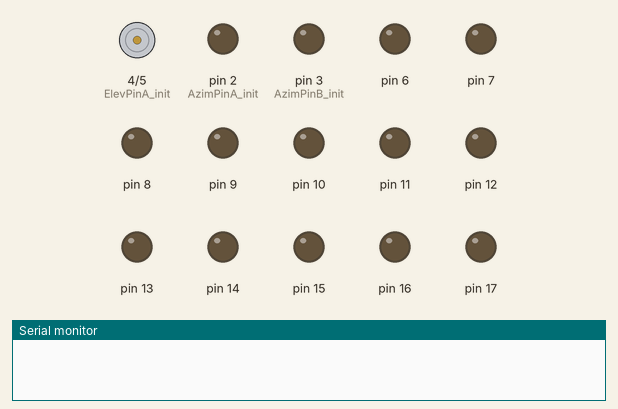
Recording of a sketch running on a simulated Arduino Mega 2560, built with avr-gcc and run on an emulated ATmega2560. Parts: motor-driver pin pairs drawn as motors (green arrow = first pin HIGH = forward, orange = second pin HIGH = backward, longer = more drive), output pins drawn as LEDs (lit = HIGH), the last lines printed to the serial monitor. At 2.0 s the program stops and its outputs stay as they are.

Above: at 1.1 s.
At 2.1 s:
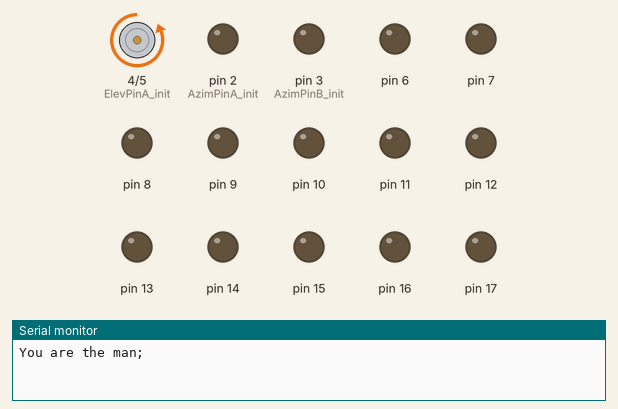
Timing chart, 0 to 3.5 s (numbered marks = the images above):
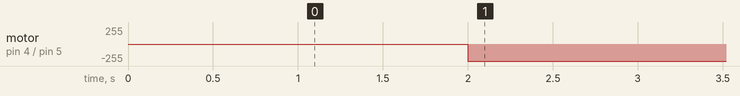

The sketch:

sc_cnt_multi_v03.ino
```cpp
/*
 Scanner Control
 Date: 04/20/2014

 This toggles the motors using the motors.
 Based on Arduino Mega 2560

 Controls 12 motor

  Pin orderfor a given motor is
  Left, right, Up, Down
 */

#define DEBUGFLAG 0


// Both azimuth and elevation motors can be in two states
// For Azimuth (OFF, LEFT, RIGHT) corresponds to (OFF, TURNA, TURNB)
// For Elevation (OFF, UP, DOWN)  corresponsd to (OFF, TURNA, TURNB)
enum MotorState {OFF, TURNA, TURNB};

//

//# of motors in row and column
const int nRowMotor = 3;
const int nColMotor = 3;


MotorState AzimStateArr [nRowMotor][nColMotor] = {OFF};
MotorState ElevStateArr [nRowMotor][nColMotor] = {OFF};

// pin Assignment for motor 1 at (row, col) = (1,1)
const int AzimPinA_init=2;
const int AzimPinB_init=3;
const int ElevPinA_init=4;
const int ElevPinB_init=5;


//AzimPinA
int AzimPin_A_List[nRowMotor][nColMotor]={AzimPinA_init};
int AzimPin_B_List[nRowMotor][nColMotor]={AzimPinB_init};
int ElevPin_A_List[nRowMotor][nColMotor]={ElevPinA_init};
int ElevPin_B_List[nRowMotor][nColMotor]={ElevPinB_init};


void setup() {
  // initialize serial communication:
  Serial.begin(9600);
  delay(1000);
  //initialize the motor pin values

    // initialize the motor pins
  for (int RowIndex= 0; RowIndex <nRowMotor ; RowIndex++)
  for (int ColIndex= 0; ColIndex <nColMotor ; ColIndex++)
  {
    int PinOffsetTemp=  ((RowIndex*nRowMotor)+ColIndex)*4;
    AzimPin_A_List[RowIndex][ColIndex]=AzimPinA_init+PinOffsetTemp;
    AzimPin_B_List[RowIndex][ColIndex]=AzimPinB_init+PinOffsetTemp;
    ElevPin_A_List[RowIndex][ColIndex]=ElevPinA_init+PinOffsetTemp;
    ElevPin_B_List[RowIndex][ColIndex]=ElevPinB_init+PinOffsetTemp;


   #if DEBUGFLAG
    Serial.print("Row:");
    Serial.print(RowIndex+1);
    Serial.print("  Col:");
    Serial.print(ColIndex+1);
    Serial.print("\t---: ");

    Serial.print(AzimPin_A_List[RowIndex][ColIndex]);
    Serial.print('\t');
        Serial.print(AzimPin_B_List[RowIndex][ColIndex]);
    Serial.print('\t');
        Serial.print(ElevPin_A_List[RowIndex][ColIndex]);
    Serial.print('\t');
        Serial.print(ElevPin_B_List[RowIndex][ColIndex]);
    Serial.println('\t');
   #endif

  }

  // initialize the motor pins as OUTPUT:
  for (int RowIndex= 0; RowIndex <nRowMotor ; RowIndex++)
  for (int ColIndex= 0; ColIndex <nColMotor ; ColIndex++)
  {
    pinMode(AzimPin_A_List[RowIndex][ColIndex], OUTPUT);
     pinMode(AzimPin_B_List[RowIndex][ColIndex], OUTPUT);
      pinMode(ElevPin_A_List[RowIndex][ColIndex], OUTPUT);
       pinMode(ElevPin_B_List[RowIndex][ColIndex], OUTPUT);
  }


}


void loop() {

  delay(1000);
  Serial.println("You are the man;");


    ElevStateArr[0][0]= TURNB;
    RefreshMotorAzim_ij(0, 0);
    RefreshMotorElev_ij(0, 0);

  while (1);
  /*

  // read the sensor:
  if (Serial.available() > 0) {
    int inByte = Serial.read();
    // do something different depending on the character received.
    // The switch statement expects single number values for each case;
    // in this exmaple, though, you're using single quotes to tell
    // the controller to get the ASCII value for the character.  For
    // example 'a' = 97, 'b' = 98, and so forth:

    switch (inByte) {
    case 'a':
      //toggle left motor
      LeftMotorState=!LeftMotorState;

      //make sure you do not excite the Right at the same time
      // if the left motor is on.
      // Running this first to avoid excitement of two motors at the same time.
      update_motor_pair(LeftMotorState, &RightMotorState,RightMotorPin);
      digitalWrite(LeftMotorPin, LeftMotorState);

      print_state();
      break;
    case 's':
      //toggle right motor
      RightMotorState=!RightMotorState;
      //make sure you do not excite the left motor at the same time
      // if the right motor is on
      // Running this first to avoid excitement of two motors at the same time.
      update_motor_pair(RightMotorState, &LeftMotorState,LeftMotorPin);
      digitalWrite(RightMotorPin, RightMotorState);

      print_state();
      break;
    case 'w':
      //toggle up motor
      UpMotorState=!UpMotorState;
      //make sure you do not excite the down motor at the same time
      // if the up motor is on
      // Running this first to avoid excitement of two motors at the same time.
      update_motor_pair(UpMotorState, &DownMotorState,DownMotorPin);
      digitalWrite(UpMotorPin, UpMotorState);

      print_state();
      break;
    case 'z':
      //toggle down motor
      DownMotorState=!DownMotorState;
      //make sure you do not excite the up motor at the same time
      // if the down motor is on
      // Running this first to avoid excitement of two motors at the same time.
      update_motor_pair(DownMotorState, &UpMotorState,UpMotorPin);
      digitalWrite(DownMotorPin, DownMotorState);


      print_state();
      break;


    default:
      // turn all the Motors off:
      for (int motorIndex = 0; motorIndex <4 ; motorIndex++) {
        digitalWrite(MotorPinList[motorIndex], LOW);
      }
      print_state();

    }
  }

*/
}


// Refreshes the Azim motor state by driving the motor at
// (RowIndex,ColIndex) with appropriate State
void RefreshMotorAzim_ij(const int RowIndex, const int ColIndex)
{
  switch(AzimStateArr[RowIndex][ColIndex])
  {
  case TURNA:
   digitalWrite(AzimPin_A_List[RowIndex][ColIndex], HIGH);
   digitalWrite(AzimPin_B_List[RowIndex][ColIndex], LOW);
   break;

  case TURNB:
   digitalWrite(AzimPin_A_List[RowIndex][ColIndex], LOW);
   digitalWrite(AzimPin_B_List[RowIndex][ColIndex], HIGH);
   break;

  case OFF:
  default:
   digitalWrite(AzimPin_A_List[RowIndex][ColIndex], LOW);
   digitalWrite(AzimPin_B_List[RowIndex][ColIndex], LOW);
  }
}

// Refreshes the Elev motor state by driving the motor at
// (RowIndex,ColIndex) with appropriate State
void RefreshMotorElev_ij(const int RowIndex, const int ColIndex)
{
  switch(ElevStateArr[RowIndex][ColIndex])
  {
  case TURNA:
   digitalWrite(ElevPin_A_List[RowIndex][ColIndex], HIGH);
   digitalWrite(ElevPin_B_List[RowIndex][ColIndex], LOW);
   break;

  case TURNB:
   digitalWrite(ElevPin_A_List[RowIndex][ColIndex], LOW);
   digitalWrite(ElevPin_B_List[RowIndex][ColIndex], HIGH);
   break;

  case OFF:
  default:
   digitalWrite(ElevPin_A_List[RowIndex][ColIndex], LOW);
   digitalWrite(ElevPin_B_List[RowIndex][ColIndex], LOW);
  }
}

/*

//update_motor_pair() is called on two states with oppoins direction (left,right) and (up,down)
//Ensures that if first motor is high the second motor is off, and also updates the states
void update_motor_pair(const int FirstMotorState, int * const SecondMotorState_pt, const int SecondMotorPin)

{
  if (FirstMotorState==HIGH)
    *SecondMotorState_pt=!FirstMotorState;
  digitalWrite(SecondMotorPin, *SecondMotorState_pt);
}


*/
```

Measured:
- by itself, motor on pin 4 (ElevPinA_init) / pin 5 (ElevPinB_init): stopped → backward 255/255 at 2.0 s
